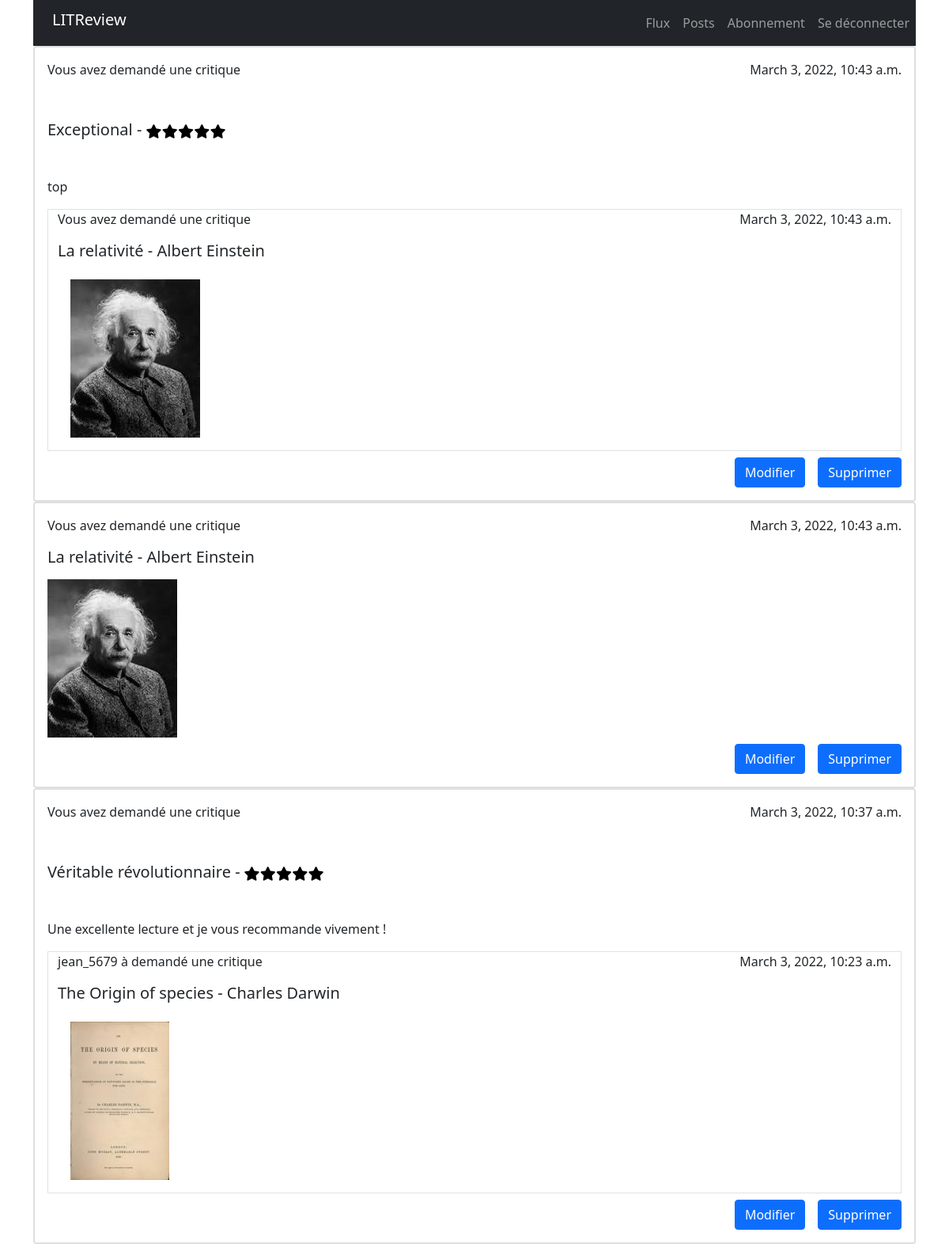
The app's page /post/ (signed in) with its own data.
### flux/models.py (models this page shows, shortened)
class Review(models.Model):
    RATINGCHOICES = [('1', '1'), ('2', '2'), ('3', '3'), ('4', '4'), ('5', '5')]
    ticket = models.ForeignKey(Ticket, on_delete=models.CASCADE, related_name='ticketOf')
    rating = models.CharField(choices=RATINGCHOICES, max_length=1, default=1, verbose_name='note')
    user = models.ForeignKey(settings.AUTH_USER_MODEL, on_delete=models.CASCADE)
    headline = models.CharField(max_length=128, verbose_name='Titre')
    body = models.TextField(max_length=128, verbose_name='Commentaire')
    time_created = models.DateTimeField(auto_now_add=True)

class Ticket(models.Model):
    title = models.CharField(max_length=128, verbose_name='Titre')
    description = models.TextField(max_length=2048, blank=True, verbose_name='Description')
    user = models.ForeignKey(settings.AUTH_USER_MODEL, on_delete=models.CASCADE, null=True)
    image = models.ImageField(null=True, blank=True, verbose_name='Image', default='No_Image_Available.jpg')
    time_created = models.DateTimeField(auto_now_add=True)
    IMAGE_MAX_SIZE = (200, 200)

### authentication/models.py (models this page shows)
class User(AbstractUser):
    pass

### flux/views.py (the view, shortened to what this page needs)
# urls.py: path('post/', flux.views.show_posts, name='view_post'),
@login_required
def show_posts(request):
    widget_ticket_form = forms.WidgetTicketForm()
    widget_review_form = forms.WidgetReviewForm()
    tickets = models.Ticket.objects.filter(user=request.user)
    reviews = models.Review.objects.filter(user=request.user)
    tickets_and_reviews = sorted(
        chain(tickets, reviews),
        key=lambda instance: instance.time_created,
        reverse=True
    )
    return render(
        request,
        'flux/post.html',
        context={
            'tickets_and_reviews': tickets_and_reviews,
            'widget_ticket_form': widget_ticket_form,
            'widget_review_form': widget_review_form
        }
    )

### flux/templatetags/blog_extras.py (called while the page is built)
@register.filter
def model_type(instance):
	return type(instance).__name__

@register.simple_tag(takes_context=True)
def get_poster_display(context, user):
	if context['user'] == user:
		return 'Vous avez demandé une critique'
	return f'{user.username} a demandé une critique'

### flux/templates/flux/post.html (shortened to what this page needs)
{% extends 'base.html' %}
{% load blog_extras %}
{% block content %}
	{% for instance in tickets_and_reviews %}
		{% if instance|model_type == 'Ticket' %}
		<div class="card border-2">
			<section class="card-body">
				{% include 'flux/partials/ticket_snippet.html' with ticket=instance %}
				<div class = "d-flex justify-content-end mt-2">
					<a href="{% url 'edit_post' instance.id %}"><button type='submit' class="btn btn-primary me-2">Modifier</button></a>
					<form method="post">
						<button type="submit" class="btn btn-primary ms-2">Supprimer</button>
					</form>
				</div>
			</section>
		</div>
		{% endif %}
		{% if instance|model_type == 'Review' %}
		<div class="card border-2">
			<section class="card-body">
				{% include 'flux/partials/review_snippet.html' with review=instance %}
				<div class="d-flex justify-content-end mt-2">
					<a href="{% url 'edit_review' instance.id %}"><button type='submit' class="btn btn-primary me-2">Modifier</button></a>
					<form method="post">
						<button type="submit" class="btn btn-primary ms-2">Supprimer</button>
					</form>
				</div>
			</section>
		</div>
		{% endif %}
	{% endfor %}
{% endblock content %}

### flux/templates/flux/partials/review_snippet.html
{% load blog_extras %}
<div class="d-flex justify-content-between">
	<p>{%get_poster_display review.user%}</p>
	<p>{{review.time_created}}</p>
</div>
<h5>{{ review.headline }} - <img class='' src="../media/stars-{{review.rating}}.png" alt="" width=100></h5>
<p>{{ review.body }}</p>
<div class="container border border-1">
	<div class="d-flex justify-content-between">
		{% if review.ticket.user == request.user %}
			<p>Vous avez demandé une critique</p>
		{% else %}
			<p>{{review.ticket.user}} à demandé une critique</p>
		{% endif %}
		<p>{{review.ticket.time_created}}</p>
	</div>
	<h5>{{ review.ticket.title }}</h5>
	<img class="card-body" src="{{ review.ticket.image.url }}"  alt="">
</div>

### flux/templates/flux/partials/ticket_snippet.html (shortened to what this page needs)
{% load blog_extras %}
<div class="row">
	<div class="col d-flex justify-content-between">
		<p>{%get_poster_display ticket.user%}</p>
		<p>{{ticket.time_created}}</p>
	</div>
</div>
<h5>{{ ticket.title }}</h5>
{% if ticket.image %}
	<img src="{{ ticket.image.url }}"  alt="">
{% endif %}

### records on screen
Review: user "Vous avez demandé une critique", time_created "March 3, 2022, 10:43 a.m.", headline "Exceptional", body "top", ticket.time_created "March 3, 2022, 10:43 a.m.", ticket "La relativité - Albert Einstein", ticket.image (picture)
Ticket: user "Vous avez demandé une critique", time_created "March 3, 2022, 10:43 a.m.", title "La relativité - Albert Einstein", image (picture)
Review: user "Vous avez demandé une critique", time_created "March 3, 2022, 10:37 a.m.", headline "Véritable révolutionnaire", body "Une excellente lecture et je vous recommande vivement !", ticket.user "jean_5679", ticket.time_created "March 3, 2022, 10:23 a.m.", ticket "The Origin of species - Charles Darwin", ticket.image (picture)
